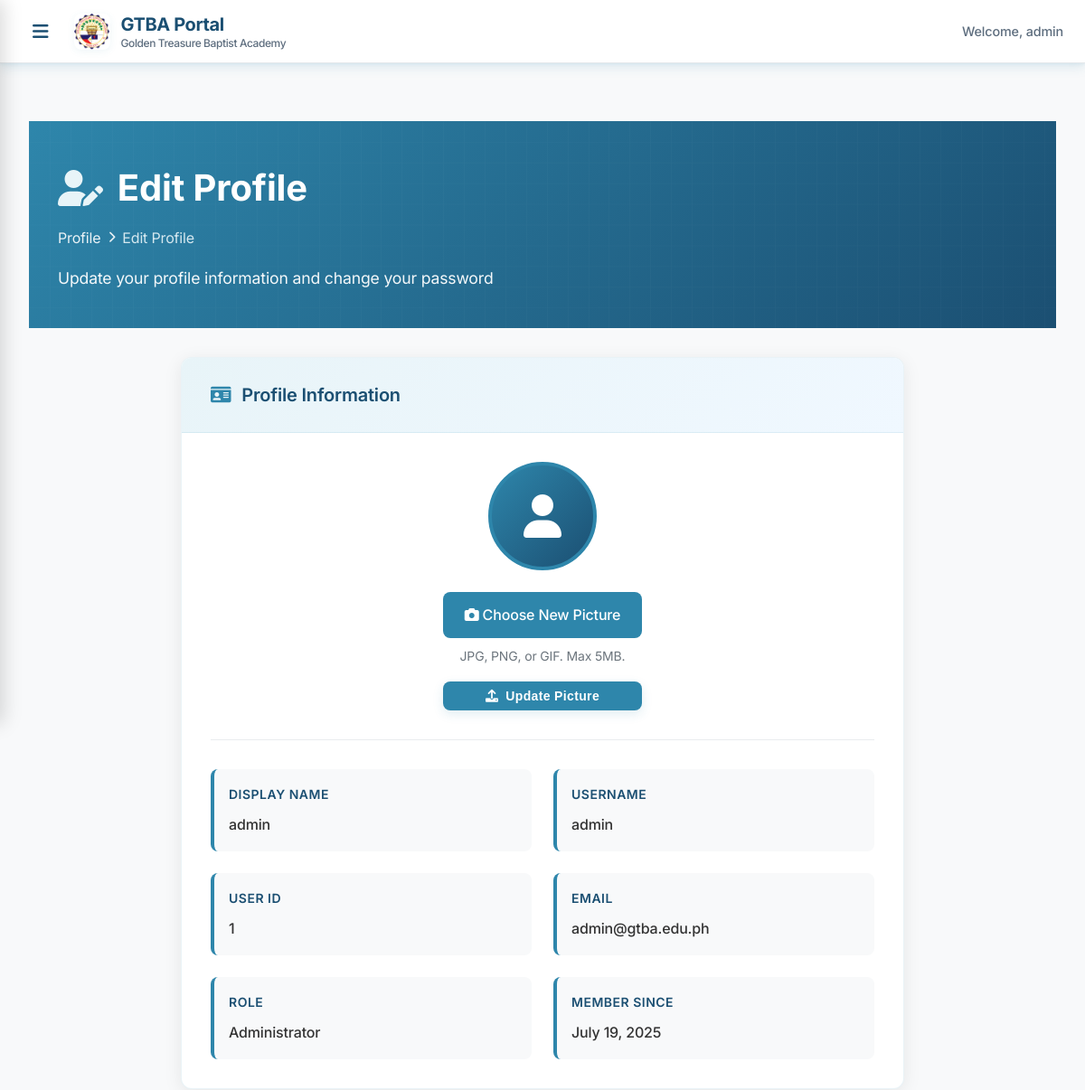
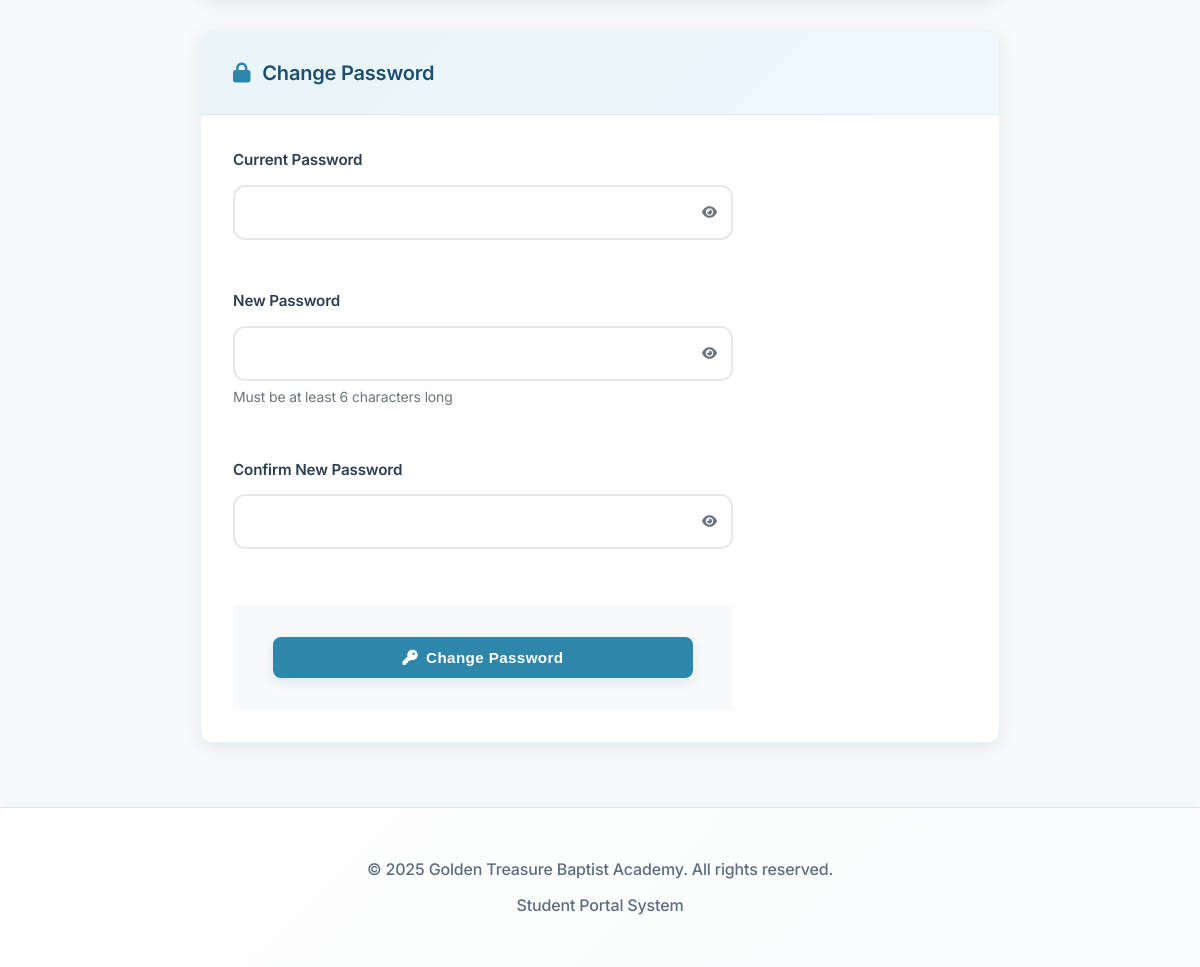
Page /profile/edit.php (signed in) on the committed database (2 pictures, top to bottom).
### tables this page shows
CREATE TABLE `users` (
  `id` int NOT NULL,
  `username` varchar(50) NOT NULL,
  `email` varchar(100) NOT NULL,
  `profile_picture` varchar(255) DEFAULT NULL,
  `password` varchar(255) NOT NULL,
  `role_id` int NOT NULL,
  `is_active` tinyint(1) DEFAULT '1',
  `archived_at` timestamp NULL DEFAULT NULL,
  `email_verified_at` timestamp NULL DEFAULT NULL,
  `remember_token` varchar(100) DEFAULT NULL,
  `created_at` timestamp NULL DEFAULT CURRENT_TIMESTAMP,
  `updated_at` timestamp NULL DEFAULT CURRENT_TIMESTAMP ON UPDATE CURRENT_TIMESTAMP
);

CREATE TABLE `roles` (
  `id` int NOT NULL,
  `name` varchar(50) NOT NULL,
  `display_name` varchar(100) NOT NULL,
  `description` text,
  `permissions` json DEFAULT NULL,
  `created_at` timestamp NULL DEFAULT CURRENT_TIMESTAMP,
  `updated_at` timestamp NULL DEFAULT CURRENT_TIMESTAMP ON UPDATE CURRENT_TIMESTAMP
);

### profile/edit.php (the view, shortened to what this page needs)
<?php
$base_url = '../';
try {
    $database = new Database();
    $db = $database->connect();
    $query = "SELECT u.*, r.name as role_name, r.display_name as role_display
              FROM users u
              JOIN roles r ON u.role_id = r.id
              WHERE u.id = ?";
    $stmt = $db->prepare($query);
    $stmt->execute([$_SESSION['user_id']]);
    $user = $stmt->fetch(PDO::FETCH_ASSOC);
    $additional_info = [];
} catch (Exception $e) {
    $error_message = "Database error: " . $e->getMessage();
}
?>
<!DOCTYPE html>
<html lang="en">
<head>
    <link rel="stylesheet" href="<?php echo $base_url; ?>assets/css/style.css">
    <link rel="stylesheet" href="https://cdnjs.cloudflare.com/ajax/libs/font-awesome/6.0.0/css/all.min.css">
</head>
<body>
    <?php include '../includes/header.php'; ?>
    <main class="main-content">
        <div class="page-header-modern">
            <div class="page-header-content">
                <div class="page-title-section">
                    <div class="page-title-wrapper">
                        <h1 class="page-title">
                            <i class="fas fa-user-edit page-icon"></i>
                            Edit Profile
                        </h1>
                    </div>
                    <nav class="page-breadcrumb">
                        <span class="breadcrumb-item">Profile</span>
                        <i class="fas fa-chevron-right breadcrumb-separator"></i>
                        <span class="breadcrumb-item current">Edit Profile</span>
                    </nav>
                    <p class="page-description">
                        Update your profile information and change your password
                    </p>
                </div>
            </div>
        </div>
        <div class="content-wrapper">
            <div class="profile-container">
                <div class="profile-card">
                    <div class="card-header">
                        <h2 class="card-title">
                            <i class="fas fa-id-card"></i>
                            Profile Information
                        </h2>
                    </div>
                    <div class="card-body">
                        <div class="profile-picture-section">
                            <div class="current-picture">
                                <?php if ($user['profile_picture'] && file_exists('../' . $user['profile_picture'])): ?>
                                    <img src="<?php echo $base_url . htmlspecialchars($user['profile_picture']); ?>"
                                         alt="Profile Picture" class="profile-img">
                                <?php else: ?>
                                    <div class="default-avatar">
                                        <i class="fas fa-user"></i>
                                    </div>
                                <?php endif; ?>
                            </div>
                            <form method="POST" enctype="multipart/form-data" class="profile-picture-form">
                                <div class="upload-section">
                                    <label for="profile_picture" class="upload-label">
                                        <i class="fas fa-camera"></i>
                                        Choose New Picture
                                    </label>
                                    <p class="upload-hint">JPG, PNG, or GIF. Max 5MB.</p>
                                </div>
                                <button type="submit" name="update_profile" class="btn btn-primary btn-sm">
                                    <i class="fas fa-upload"></i>
                                    Update Picture
                                </button>
                            </form>
                        </div>
                        <div class="user-info-grid">
                            <div class="info-group">
                                <label class="info-label">Display Name</label>
                                <div class="info-display">
                                    <?php
                                    if (isset($additional_info['first_name']) && isset($additional_info['last_name'])) {
                                        echo htmlspecialchars($additional_info['first_name'] . ' ' . $additional_info['last_name']);
                                    } else {
                                        echo htmlspecialchars($user['username']);
                                    }
                                    ?>
                                </div>
                            </div>
                            <div class="info-group">
                                <label class="info-label">Username</label>
                                <div class="info-display">
                                    <?php echo htmlspecialchars($user['username']); ?>
                                </div>
                            </div>
                            <div class="info-group">
                                <label class="info-label">User ID</label>
                                <div class="info-display">
                                    <?php echo htmlspecialchars($user['id']); ?>
                                </div>
                            </div>
                            <div class="info-group">
                                <label class="info-label">Email</label>
                                <div class="info-display">
                                    <?php echo htmlspecialchars($user['email']); ?>
                                </div>
                            </div>
                            <div class="info-group">
                                <label class="info-label">Role</label>
                                <div class="info-display">
                                    <?php echo htmlspecialchars($user['role_display']); ?>
                                </div>
                            </div>
                            <div class="info-group">
                                <label class="info-label">Member Since</label>
                                <div class="info-display">
                                    <?php echo date('F j, Y', strtotime($user['created_at'])); ?>
                                </div>
                            </div>
                        </div>
                    </div>
                </div>
                <div class="profile-card">
                    <div class="card-header">
                        <h2 class="card-title">
                            <i class="fas fa-lock"></i>
                            Change Password
                        </h2>
                    </div>
                    <div class="card-body">
                        <form method="POST" class="password-form" autocomplete="off" id="change-password-form">
                            <div class="form-grid">
                                <div class="form-group">
                                    <label for="current_password" class="form-label">Current Password</label>
                                    <div class="password-input-wrapper">
                                        <input type="password" id="current_password" name="current_password"
                                               class="form-control" required autocomplete="current-password"
                                               data-username="<?php echo htmlspecialchars($user['username']); ?>">
                                        <button type="button" class="password-toggle" onclick="togglePassword('current_password')">
                                            <i class="fas fa-eye"></i>
                                        </button>
                                    </div>
                                </div>
                                <div class="form-group">
                                    <label for="new_password" class="form-label">New Password</label>
                                    <div class="password-input-wrapper">
                                        <input type="password" id="new_password" name="new_password"
                                               class="form-control" required minlength="6" autocomplete="new-password">
                                        <button type="button" class="password-toggle" onclick="togglePassword('new_password')">
                                            <i class="fas fa-eye"></i>
                                        </button>
                                    </div>
                                    <div class="form-hint">Must be at least 6 characters long</div>
                                </div>
                                <div class="form-group">
                                    <label for="confirm_password" class="form-label">Confirm New Password</label>
                                    <div class="password-input-wrapper">
                                        <input type="password" id="confirm_password" name="confirm_password"
                                               class="form-control" required minlength="6" autocomplete="new-password">
                                        <button type="button" class="password-toggle" onclick="togglePassword('confirm_password')">
                                            <i class="fas fa-eye"></i>
                                        </button>
                                    </div>
                                </div>
                            </div>
                            <div class="form-actions">
                                <button type="submit" name="change_password" class="btn btn-primary">
                                    <i class="fas fa-key"></i>
                                    Change Password
                                </button>
                            </div>
                        </form>
                    </div>
                </div>
            </div>
        </div>
    </main>
    <?php include '../includes/footer.php'; ?>
</body>
</html>

### assets/css/style.css (style rules this page uses)
:root { --primary-blue: #2E86AB; --light-blue: #E8F4F8; --accent-blue: #87CEEB; --dark-blue: #1B4F72; --white: #FFFFFF; --black: #2C3E50; --gray: #5D6D7E; --light-gray: #F8F9FA; --border-gray: #E5E8EB; --success: #27AE60; --danger: #E74C3C; --warning: #F39C12; --info: #3498DB; --success-light: #D5EDDA; --danger-light: #F8D7DA; --warning-light: #FFF3CD; --info-light: #D1ECF1; --success-dark: #155724; --danger-dark: #721C24; --warning-dark: #856404; --info-dark: #0C5460; --shadow-light: rgba(46, 134, 171, 0.08); --shadow-medium: rgba(46, 134, 171, 0.15); --shadow-dark: rgba(46, 134, 171, 0.25); }
* { margin: 0; padding: 0; box-sizing: border-box; }
body { font-family: 'Inter', 'Segoe UI', system-ui, -apple-system, sans-serif; background: linear-gradient(135deg, var(--light-blue) 0%, var(--white) 50%, #F4F8FB 100%); color: var(--black); min-height: 100vh; line-height: 1.7; font-size: 16px; letter-spacing: -0.01em; }
.form-group { margin-bottom: 1.75rem; text-align: left; }
.form-label { display: block; margin-bottom: 0.75rem; color: var(--black); font-weight: 600; font-size: 0.95rem; letter-spacing: -0.01em; }
.form-control { width: 100%; padding: 1rem 1.25rem; border: 2px solid var(--border-gray); border-radius: 12px; font-size: 1rem; transition: all 0.3s cubic-bezier(0.4, 0, 0.2, 1); background: var(--white); color: var(--black); font-weight: 400; position: relative; }
.btn { padding: 1rem 2rem; border: none; border-radius: 12px; font-size: 1rem; font-weight: 600; cursor: pointer; transition: all 0.3s cubic-bezier(0.4, 0, 0.2, 1); text-decoration: none; display: inline-block; text-align: center; position: relative; overflow: hidden; letter-spacing: 0.025em; }
.btn::before { content: ''; position: absolute; top: 0; left: -100%; width: 100%; height: 100%; background: linear-gradient(90deg, transparent, rgba(255,255,255,0.2), transparent); transition: left 0.5s; }
.btn-primary { background: linear-gradient(135deg, var(--primary-blue), var(--dark-blue)); color: var(--white); width: 100%; padding: 1.25rem; font-size: 1.1rem; box-shadow: 0 4px 12px var(--shadow-medium); }
.main-content { padding: 2rem 0; min-height: calc(100vh - 140px); background: var(--light-gray); }
.card-title { color: var(--dark-blue); font-size: 1.5rem; margin-bottom: 0.75rem; font-weight: 700; letter-spacing: -0.01em; }
.form-grid { display: grid; grid-template-columns: repeat(auto-fit, minmax(250px, 1fr)); gap: 1.5rem; margin-bottom: 1.5rem; }
.form-group { display: flex; flex-direction: column; }
.form-group label { font-weight: 600; color: var(--black); margin-bottom: 0.75rem; font-size: 0.95rem; }
.form-group input, .form-group select, .form-group textarea { padding: 1rem; border: 2px solid var(--border-gray); border-radius: 12px; font-size: 0.95rem; transition: all 0.3s ease; background: var(--white); color: var(--black); font-family: inherit; }
.form-actions { padding: 2rem 2.5rem; background: var(--light-gray); display: flex; justify-content: center; gap: 1rem; }
.btn { display: inline-flex; align-items: center; gap: 0.75rem; padding: 0.875rem 1.75rem; border: none; border-radius: 12px; font-size: 0.95rem; font-weight: 600; text-decoration: none; cursor: pointer; transition: all 0.3s ease; text-align: center; white-space: nowrap; }
.btn-primary { background: var(--primary-blue); color: var(--white); }
.btn-sm { padding: 0.5rem 1rem; font-size: 0.85rem; }
.form-group { margin-bottom: 1.5rem; }
.form-label { display: block; margin-bottom: 0.5rem; color: var(--black); font-weight: 600; }

### rows in the picture
users: username "admin", id "1", email "admin@gtba.edu.ph", role.display_name "Administrator", created_at "July 19, 2025"

### other values in the picture
$_SESSION['username'] "admin"
